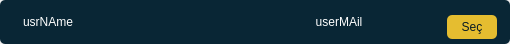
<?xml version="1.0" encoding="UTF-8"?>
<ui version="4.0">
 <class>smal_row_Widget</class>
 <widget class="QWidget" name="smal_row_Widget">
  <property name="geometry">
   <rect>
    <x>0</x>
    <y>0</y>
    <width>510</width>
    <height>44</height>
   </rect>
  </property>
  <property name="minimumSize">
   <size>
    <width>510</width>
    <height>44</height>
   </size>
  </property>
  <property name="maximumSize">
   <size>
    <width>510</width>
    <height>44</height>
   </size>
  </property>
  <property name="windowTitle">
   <string>Form</string>
  </property>
  <property name="styleSheet">
   <string notr="true">border:none;</string>
  </property>
  <layout class="QHBoxLayout" name="horizontalLayout">
   <property name="spacing">
    <number>0</number>
   </property>
   <property name="leftMargin">
    <number>0</number>
   </property>
   <property name="topMargin">
    <number>0</number>
   </property>
   <property name="rightMargin">
    <number>0</number>
   </property>
   <property name="bottomMargin">
    <number>0</number>
   </property>
   <item>
    <widget class="QFrame" name="main_frame">
     <property name="styleSheet">
      <string notr="true">QFrame{
background-color: rgb(9, 38, 53);
border-radius : 5px;
}
QLabel{
color: rgb(255, 255, 255);
	font:600 11pt &quot;Montserrat&quot;;
}</string>
     </property>
     <property name="frameShape">
      <enum>QFrame::StyledPanel</enum>
     </property>
     <property name="frameShadow">
      <enum>QFrame::Raised</enum>
     </property>
     <layout class="QHBoxLayout" name="horizontalLayout_2">
      <property name="spacing">
       <number>4</number>
      </property>
      <property name="leftMargin">
       <number>23</number>
      </property>
      <property name="topMargin">
       <number>6</number>
      </property>
      <property name="rightMargin">
       <number>13</number>
      </property>
      <property name="bottomMargin">
       <number>5</number>
      </property>
      <item alignment="Qt::AlignVCenter">
       <widget class="QLabel" name="user_name_label">
        <property name="text">
         <string>usrNAme</string>
        </property>
       </widget>
      </item>
      <item alignment="Qt::AlignVCenter">
       <widget class="QLabel" name="user_mail_label">
        <property name="sizePolicy">
         <sizepolicy hsizetype="Preferred" vsizetype="Preferred">
          <horstretch>0</horstretch>
          <verstretch>0</verstretch>
         </sizepolicy>
        </property>
        <property name="text">
         <string>userMAil</string>
        </property>
        <property name="alignment">
         <set>Qt::AlignCenter</set>
        </property>
       </widget>
      </item>
      <item alignment="Qt::AlignBottom">
       <widget class="QPushButton" name="selected_btn">
        <property name="sizePolicy">
         <sizepolicy hsizetype="Maximum" vsizetype="Fixed">
          <horstretch>0</horstretch>
          <verstretch>0</verstretch>
         </sizepolicy>
        </property>
        <property name="minimumSize">
         <size>
          <width>50</width>
          <height>0</height>
         </size>
        </property>
        <property name="maximumSize">
         <size>
          <width>50</width>
          <height>16777215</height>
         </size>
        </property>
        <property name="styleSheet">
         <string notr="true">QPushButton{
background-color: rgb(229, 189, 48);
border-radius : 5px ;
font: 100 9pt &quot;Montserrat&quot;;
padding :5px;
	color: rgb(7, 26, 35);
}
:hover{
background-color: rgb(184, 150, 38);
}</string>
        </property>
        <property name="text">
         <string>Seç</string>
        </property>
        <property name="iconSize">
         <size>
          <width>25</width>
          <height>25</height>
         </size>
        </property>
       </widget>
      </item>
     </layout>
    </widget>
   </item>
  </layout>
 </widget>
 <resources>
  <include location="../assets/image.qrc"/>
 </resources>
 <connections/>
</ui>
